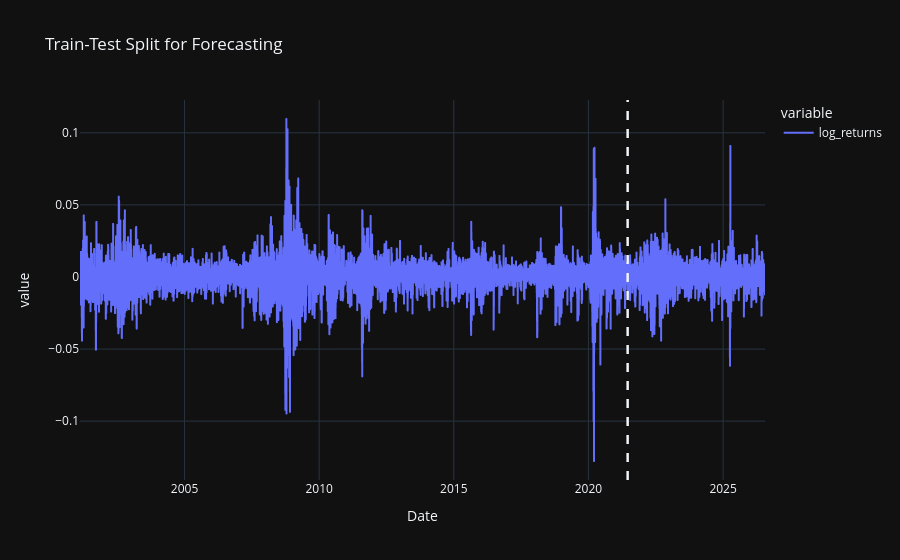

Notebook code for this chart:
### Code cell
fig = y.plot(
    title='Train-Test Split for Forecasting'
)

fig.add_vline(
    x=test.index[0],
    line_dash='dash'
)
fig.add_vline(x=str(test.index[0]), line_dash='dash')

fig.show()

### Figure 1 — Plotly figure (JSON) as saved in the notebook; plotly's stock layout.template omitted (floating-point values rounded to 4 significant figures; data arrays with more than 128 entries replaced by an {"elided": "..."} marker saying what was removed)
{"data": [{"hovertemplate": "variable=log_returns<br>Date=%{x}<br>value=%{y}<extra></extra>", "legendgroup": "log_returns", "line": {"color": "#636efa", "dash": "solid"}, "marker": {"symbol": "circle"}, "mode": "lines", "name": "log_returns", "showlegend": true, "type": "scattergl", "x": {"elided": "6396 str values"}, "xaxis": "x", "y": {"elided": "6396 float values"}, "yaxis": "y"}], "layout": {"legend": {"title": {"text": "variable"}, "tracegroupgap": 0}, "shapes": [{"line": {"dash": "dash"}, "type": "line", "x0": "2021-06-16T00:00:00", "x1": "2021-06-16T00:00:00", "xref": "x", "y0": 0, "y1": 1, "yref": "y domain"}, {"line": {"dash": "dash"}, "type": "line", "x0": "2021-06-16 00:00:00", "x1": "2021-06-16 00:00:00", "xref": "x", "y0": 0, "y1": 1, "yref": "y domain"}], "title": {"text": "Train-Test Split for Forecasting"}, "xaxis": {"anchor": "y", "domain": [0, 1], "title": {"text": "Date"}}, "yaxis": {"anchor": "x", "domain": [0, 1], "title": {"text": "value"}}}}
